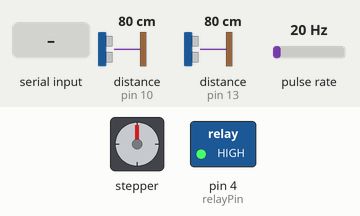
This sketch was run on a simulated Arduino Mega 2560, built with avr-gcc and run on an emulated ATmega2560. On the bench: stepper motor, switched loads named in the sketch (green lamp = pin HIGH). Wiring (inferred from the names in the program): 2 × ultrasonic range finder: trigger pin 9, echo pin 10 / trigger pin 12, echo pin 13; pulse sensor: data pin 2. The inputs (shaded band) are chosen by the test bench; at power-on: pulse rate 20 Hz, distance to the obstacle (sensors on pin 10, pin 13) 80 cm. The echo pulse lasts 58.3 µs per cm; stepper angles assume 200 steps per turn; pins used as bus, display or sensor lines are not drawn.

Above: at 1.2 s.
1.3 s: "2\n" received over the second serial link
At 1.51 s:
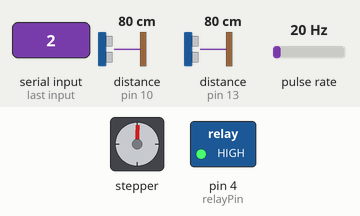
At 2.14 s:
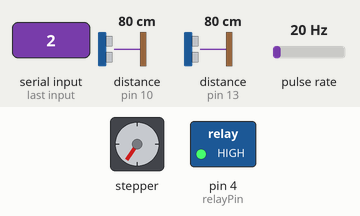
10.3 s: pulse rate (sensor on pin 2) set to 196 Hz
At 10.5 s:
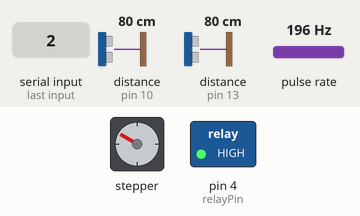
Timing chart, 0 to 38.2 s (numbered marks = the images above; inputs shaded):
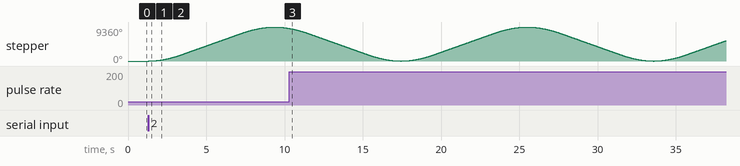

Measured:
- after the input at 1.3 s, stepper: turns 9360° clockwise in 8.0 s, then 369° counter-clockwise in 0.88 s

The sketch:

paling_mantap.ino
```cpp
#include <AccelStepper.h>

const int dirPin = 6;
const int stepPin = 8;
const int triggerPin = 12;
const int echoPin = 13;
const int triggerPin2 = 9;
const int echoPin2 = 10;
const int relayPin = 4;
unsigned char pinFlowsensor = 2;

AccelStepper stepper(1, stepPin, dirPin);
int step_valve;

const int numReadings = 5;
int readings[numReadings];
int index = 0;
double total = 0;
double average = 0;
double duration, distance;
double tinggi = 0;

int readings2[numReadings];
int index2 = 0;
double total2 = 0;
double average2 = 0;
double duration2, distance2;
double tinggi2 = 0;

volatile int pulsa_sensor;
float literPerjam, literPermenit;
unsigned long waktuAktual;
unsigned long waktuLoop;
double liter;

double dt;
double integral, error_sebelumnya, output_PID = 0;
double last_time = 0;
double setPoint ;
double kp ;
double ki ;
double kd ;
String input;
String separator = ",";
void cacahPulsa()
{
  pulsa_sensor++;
}

double pid(double error);

void setup()
{
  Serial.begin(9600);
  Serial1.begin(9600);
  Serial2.begin(9600);
  Serial3.begin(9600);

  pinMode(triggerPin, OUTPUT);
  pinMode(echoPin, INPUT);
  pinMode(triggerPin2, OUTPUT);
  pinMode(echoPin2, INPUT);

  pinMode(relayPin, OUTPUT);
  digitalWrite(relayPin, HIGH);

  for (int i = 0; i < numReadings; i++)
  {
    readings[i] = 0;
    readings2[i] = 0;
  }

  pinMode(pinFlowsensor, INPUT);
  digitalWrite(pinFlowsensor, HIGH);
  attachInterrupt(0, cacahPulsa, RISING);
  sei();

  waktuAktual = millis();
  waktuLoop = waktuAktual;

  stepper.setMaxSpeed(1000);
  stepper.setAcceleration(500);
  step_valve = 0;
}

void loop()
{
  digitalWrite(triggerPin, LOW);
  delayMicroseconds(2);
  digitalWrite(triggerPin, HIGH);
  delayMicroseconds(10);
  digitalWrite(triggerPin, LOW);
  duration = pulseIn(echoPin, HIGH);
  distance = (duration * 0.034 / 2 - 0.4393) / 0.9536;
  total = total - readings[index];
  readings[index] = distance;
  total = total + readings[index];
  index = index + 1;
  if (index >= 5)
  {
    index = 0;
  }
  average = total / 5;
  tinggi = 48 - average;
  constrain(tinggi, 0, 48);

  digitalWrite(triggerPin2, LOW);
  delayMicroseconds(2);
  digitalWrite(triggerPin2, HIGH);
  delayMicroseconds(10);
  digitalWrite(triggerPin2, LOW);
  duration2 = pulseIn(echoPin2, HIGH);
  distance2 = (duration2 * 0.034 / 2 - 0.4393) / 0.9536;
  total2 = total2 - readings2[index2];
  readings2[index2] = distance2;
  total2 = total2 + readings2[index2];
  index2 = index2 + 1;
  if (index2 >= 5)
  { // jika sudah mencapai batas pembacaan
    index2 = 0; // kembali ke indeks pertama
  }
  average2 = total2 / 5;
  tinggi2 = 33 - average2;
  constrain(tinggi, 0, 33);

  waktuAktual = millis();
  if (waktuAktual >= (waktuLoop + 1000))
  {
    waktuLoop = waktuAktual;
    literPerjam = (pulsa_sensor * 60 / 7.5);
    literPermenit = literPerjam / 60;
    pulsa_sensor = 0;
  }

  //  SEND SENSOR DATA
  String Data = String(tinggi) + "," + String (tinggi2) + "," + String(literPermenit) + ","  + String(step_valve);
  Serial2.println(Data);
  delay(100);
  // ON OFF Pump
  if (Serial3.available() > 0)
  {
    char command = Serial3.read();
    if (command == '1')
    { //ON
      digitalWrite(relayPin, LOW);
    }
    else if (command == '0')
    { //OFF
      digitalWrite(relayPin, HIGH);
      stepper.moveTo(0);
      stepper.runToPosition();
    }
    else if (command == '4')
    { step_valve += 800;
    }
    else if (command == '5')
    { step_valve -= 800;
    }
  }

  if (Serial1.available() > 0)
  {
    char command = Serial1.read();
    if (command == '2') {
      tangki_1();
    }
    else if (command == '3') {
      tangki_2();
    }
  }

  if (Serial2.available() > 0)
  { input = Serial2.readStringUntil('\n');
    // Memanggil fungsi pemisahan nilai
    splitValues(input);
    Serial.print(kp);
    Serial.print(ki);
    Serial.print(kd);
    Serial.print(setPoint);
    Serial.print(step_valve);
  }
}
void splitValues(String input) {
  // Mencari indeks pemisah untuk setiap nilai
  int separatorIndex1 = input.indexOf(separator);
  int separatorIndex2 = input.indexOf(separator, separatorIndex1 + 1);
  int separatorIndex3 = input.indexOf(separator, separatorIndex2 + 1);
  int separatorIndex4 = input.indexOf(separator, separatorIndex3 + 1);

  // Memisahkan nilai menggunakan substring
  String kpString = input.substring(1, separatorIndex1);
  String kiString = input.substring(separatorIndex1 + 1, separatorIndex2);
  String kdString = input.substring(separatorIndex2 + 1, separatorIndex3);
  String setPointString = input.substring(separatorIndex3 + 1, separatorIndex4);
  String valveString = input.substring(separatorIndex4 + 1);

  // Mengkonversi nilai ke tipe double dan int
  kp = kpString.toDouble();
  ki = kiString.toDouble();
  kd = kdString.toDouble();
  setPoint = setPointString.toDouble();
  step_valve = valveString.toInt();
}
double pid(double error)
{
  double proportional = error;
  integral += error * dt;
  double derivative = (error - error_sebelumnya) / dt;
  error_sebelumnya = error;
  double output_PID = (kp * proportional) + (ki * integral) + (kd * derivative);
  if (output_PID < -15) {
    output_PID = -15;
  }
  else if (output_PID > 15) {
    output_PID = 15;
  } return output_PID;
}
void tangki_1() {
  for (;;) {
    double now = millis();
    dt = (now - last_time) / 1000.00;
    last_time = now;
    double error = setPoint - tinggi;
    output_PID = pid(error);

    float x = output_PID;
    float y = (-70) * x + 5400;
    step_valve = constrain(y, 0, 5200);
    stepper.moveTo(step_valve);
    stepper.runToPosition();
  }
}

void tangki_2() {
  for (;;) {
    double now = millis();
    dt = (now - last_time) / 1000.00;
    last_time = now;
    double error = setPoint - tinggi2;
    output_PID = pid(error);

    float x = output_PID;
    float y = (-70) * x + 5400;
    step_valve = constrain(y, 0, 5200);
    stepper.moveTo(step_valve);
    stepper.runToPosition();
  }

}
```
